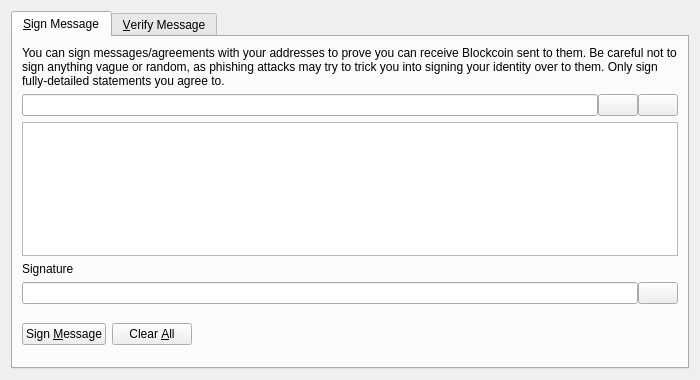
<?xml version="1.0" encoding="UTF-8"?>
<ui version="4.0">
 <class>SignVerifyMessageDialog</class>
 <widget class="QDialog" name="SignVerifyMessageDialog">
  <property name="geometry">
   <rect>
    <x>0</x>
    <y>0</y>
    <width>700</width>
    <height>380</height>
   </rect>
  </property>
  <property name="windowTitle">
   <string>Signatures - Sign / Verify a Message</string>
  </property>
  <property name="modal">
   <bool>true</bool>
  </property>
  <layout class="QVBoxLayout" name="verticalLayout">
   <item>
    <widget class="QTabWidget" name="tabWidget">
     <property name="currentIndex">
      <number>0</number>
     </property>
     <widget class="QWidget" name="tabSignMessage">
      <attribute name="title">
       <string>&amp;Sign Message</string>
      </attribute>
      <layout class="QVBoxLayout" name="verticalLayout_SM">
       <item>
        <widget class="QLabel" name="infoLabel_SM">
         <property name="text">
          <string>You can sign messages/agreements with your addresses to prove you can receive Blockcoin sent to them. Be careful not to sign anything vague or random, as phishing attacks may try to trick you into signing your identity over to them. Only sign fully-detailed statements you agree to.</string>
         </property>
         <property name="textFormat">
          <enum>Qt::PlainText</enum>
         </property>
         <property name="wordWrap">
          <bool>true</bool>
         </property>
        </widget>
       </item>
       <item>
        <layout class="QHBoxLayout" name="horizontalLayout_1_SM">
         <property name="spacing">
          <number>0</number>
         </property>
         <item>
          <widget class="QValidatedLineEdit" name="addressIn_SM">
           <property name="toolTip">
            <string>The Blockcoin address to sign the message with</string>
           </property>
          </widget>
         </item>
         <item>
          <widget class="QPushButton" name="addressBookButton_SM">
           <property name="toolTip">
            <string>Choose previously used address</string>
           </property>
           <property name="text">
            <string/>
           </property>
           <property name="shortcut">
            <string>Alt+A</string>
           </property>
           <property name="autoDefault">
            <bool>false</bool>
           </property>
          </widget>
         </item>
         <item>
          <widget class="QPushButton" name="pasteButton_SM">
           <property name="toolTip">
            <string>Paste address from clipboard</string>
           </property>
           <property name="text">
            <string/>
           </property>
           <property name="shortcut">
            <string>Alt+P</string>
           </property>
           <property name="autoDefault">
            <bool>false</bool>
           </property>
          </widget>
         </item>
        </layout>
       </item>
       <item>
        <widget class="QPlainTextEdit" name="messageIn_SM">
         <property name="toolTip">
          <string>Enter the message you want to sign here</string>
         </property>
        </widget>
       </item>
       <item>
        <widget class="QLabel" name="signatureLabel_SM">
         <property name="text">
          <string>Signature</string>
         </property>
         <property name="textFormat">
          <enum>Qt::PlainText</enum>
         </property>
        </widget>
       </item>
       <item>
        <layout class="QHBoxLayout" name="horizontalLayout_2_SM">
         <property name="spacing">
          <number>0</number>
         </property>
         <item>
          <widget class="QLineEdit" name="signatureOut_SM">
           <property name="font">
            <font>
             <italic>true</italic>
            </font>
           </property>
           <property name="readOnly">
            <bool>true</bool>
           </property>
          </widget>
         </item>
         <item>
          <widget class="QPushButton" name="copySignatureButton_SM">
           <property name="toolTip">
            <string>Copy the current signature to the system clipboard</string>
           </property>
           <property name="text">
            <string/>
           </property>
           <property name="autoDefault">
            <bool>false</bool>
           </property>
          </widget>
         </item>
        </layout>
       </item>
       <item>
        <layout class="QHBoxLayout" name="horizontalLayout_3_SM">
         <item>
          <widget class="QPushButton" name="signMessageButton_SM">
           <property name="toolTip">
            <string>Sign the message to prove you own this Blockcoin address</string>
           </property>
           <property name="text">
            <string>Sign &amp;Message</string>
           </property>
           <property name="autoDefault">
            <bool>false</bool>
           </property>
          </widget>
         </item>
         <item>
          <widget class="QPushButton" name="clearButton_SM">
           <property name="toolTip">
            <string>Reset all sign message fields</string>
           </property>
           <property name="text">
            <string>Clear &amp;All</string>
           </property>
           <property name="autoDefault">
            <bool>false</bool>
           </property>
          </widget>
         </item>
         <item>
          <spacer name="horizontalSpacer_1_SM">
           <property name="orientation">
            <enum>Qt::Horizontal</enum>
           </property>
           <property name="sizeHint" stdset="0">
            <size>
             <width>40</width>
             <height>48</height>
            </size>
           </property>
          </spacer>
         </item>
         <item>
          <widget class="QLabel" name="statusLabel_SM">
           <property name="font">
            <font>
             <weight>75</weight>
             <bold>true</bold>
            </font>
           </property>
           <property name="text">
            <string/>
           </property>
           <property name="wordWrap">
            <bool>true</bool>
           </property>
          </widget>
         </item>
         <item>
          <spacer name="horizontalSpacer_2_SM">
           <property name="orientation">
            <enum>Qt::Horizontal</enum>
           </property>
           <property name="sizeHint" stdset="0">
            <size>
             <width>40</width>
             <height>48</height>
            </size>
           </property>
          </spacer>
         </item>
        </layout>
       </item>
      </layout>
     </widget>
     <widget class="QWidget" name="tabVerifyMessage">
      <attribute name="title">
       <string>&amp;Verify Message</string>
      </attribute>
      <layout class="QVBoxLayout" name="verticalLayout_VM">
       <item>
        <widget class="QLabel" name="infoLabel_VM">
         <property name="text">
          <string>Enter the receiver's address, message (ensure you copy line breaks, spaces, tabs, etc. exactly) and signature below to verify the message. Be careful not to read more into the signature than what is in the signed message itself, to avoid being tricked by a man-in-the-middle attack. Note that this only proves the signing party receives with the address, it cannot prove sendership of any transaction!</string>
         </property>
         <property name="textFormat">
          <enum>Qt::PlainText</enum>
         </property>
         <property name="alignment">
          <set>Qt::AlignLeading|Qt::AlignLeft|Qt::AlignTop</set>
         </property>
         <property name="wordWrap">
          <bool>true</bool>
         </property>
        </widget>
       </item>
       <item>
        <layout class="QHBoxLayout" name="horizontalLayout_1_VM">
         <property name="spacing">
          <number>0</number>
         </property>
         <item>
          <widget class="QValidatedLineEdit" name="addressIn_VM">
           <property name="toolTip">
            <string>The Blockcoin address the message was signed with</string>
           </property>
          </widget>
         </item>
         <item>
          <widget class="QPushButton" name="addressBookButton_VM">
           <property name="toolTip">
            <string>Choose previously used address</string>
           </property>
           <property name="text">
            <string/>
           </property>
           <property name="shortcut">
            <string>Alt+A</string>
           </property>
           <property name="autoDefault">
            <bool>false</bool>
           </property>
          </widget>
         </item>
        </layout>
       </item>
       <item>
        <widget class="QPlainTextEdit" name="messageIn_VM"/>
       </item>
       <item>
        <widget class="QValidatedLineEdit" name="signatureIn_VM"/>
       </item>
       <item>
        <layout class="QHBoxLayout" name="horizontalLayout_2_VM">
         <item>
          <widget class="QPushButton" name="verifyMessageButton_VM">
           <property name="toolTip">
            <string>Verify the message to ensure it was signed with the specified Blockcoin address</string>
           </property>
           <property name="text">
            <string>Verify &amp;Message</string>
           </property>
           <property name="autoDefault">
            <bool>false</bool>
           </property>
          </widget>
         </item>
         <item>
          <widget class="QPushButton" name="clearButton_VM">
           <property name="toolTip">
            <string>Reset all verify message fields</string>
           </property>
           <property name="text">
            <string>Clear &amp;All</string>
           </property>
           <property name="autoDefault">
            <bool>false</bool>
           </property>
          </widget>
         </item>
         <item>
          <spacer name="horizontalSpacer_1_VM">
           <property name="orientation">
            <enum>Qt::Horizontal</enum>
           </property>
           <property name="sizeHint" stdset="0">
            <size>
             <width>40</width>
             <height>48</height>
            </size>
           </property>
          </spacer>
         </item>
         <item>
          <widget class="QLabel" name="statusLabel_VM">
           <property name="font">
            <font>
             <weight>75</weight>
             <bold>true</bold>
            </font>
           </property>
           <property name="text">
            <string/>
           </property>
           <property name="wordWrap">
            <bool>true</bool>
           </property>
          </widget>
         </item>
         <item>
          <spacer name="horizontalSpacer_2_VM">
           <property name="orientation">
            <enum>Qt::Horizontal</enum>
           </property>
           <property name="sizeHint" stdset="0">
            <size>
             <width>40</width>
             <height>48</height>
            </size>
           </property>
          </spacer>
         </item>
        </layout>
       </item>
      </layout>
     </widget>
    </widget>
   </item>
  </layout>
 </widget>
 <customwidgets>
  <customwidget>
   <class>QValidatedLineEdit</class>
   <extends>QLineEdit</extends>
   <header>qvalidatedlineedit.h</header>
  </customwidget>
 </customwidgets>
 <resources>
  <include location="../blockcoin.qrc"/>
 </resources>
 <connections/>
</ui>
